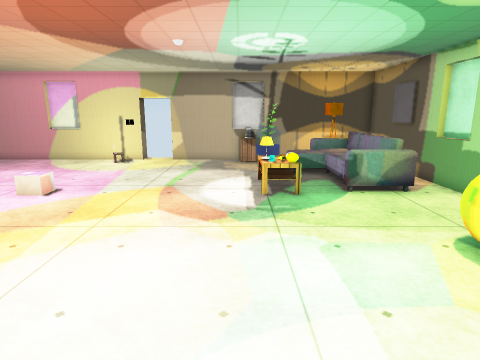
view 1 (above)

17 first-person views from a walk through a 3-D level made in the Unity game engine. The camera is 1.5 m above the floor, tilts 12° down and sees 75° across. Doors are open. The floor is counted in squares, 0.5 m on a side. Each view is taken from the middle of a square. On the plan, view 1 faces up. The plan holds only what a view shows up to about 20 squares ahead; the rest is blank. The place goes on beyond the plan. The player is left out. Some surface patterns are stand-ins.

view 2
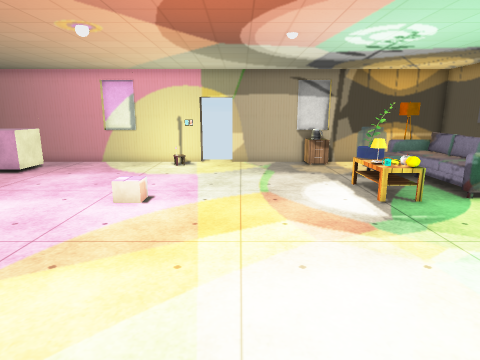

view 3
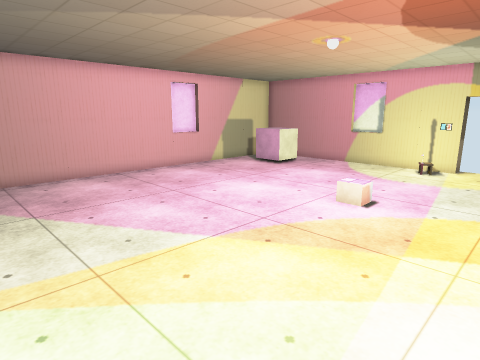

view 4
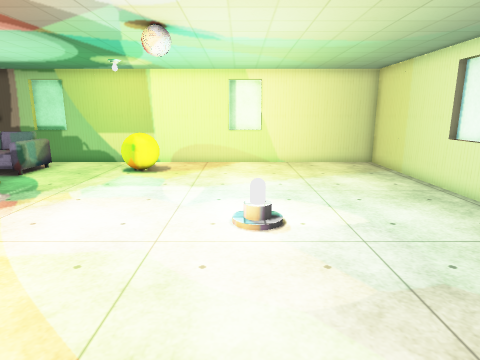

view 5
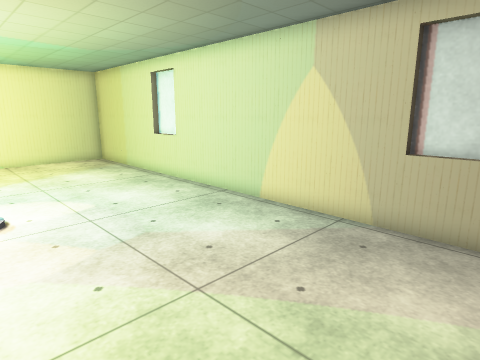

view 6
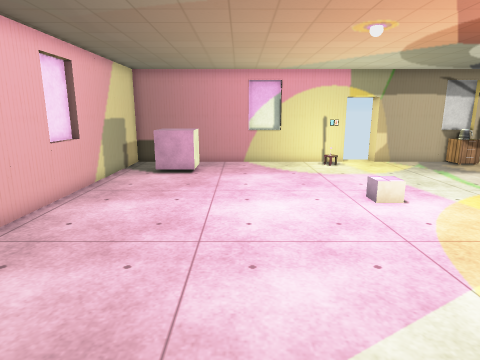

view 7
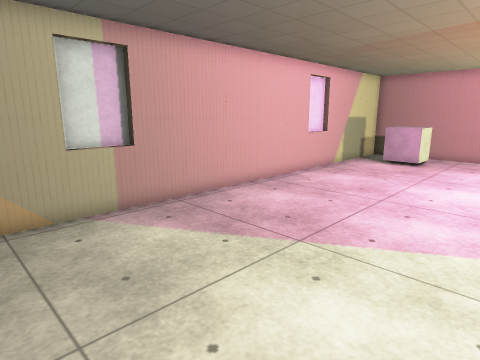

view 8
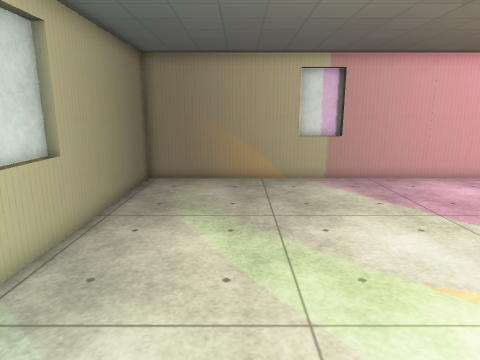

view 9
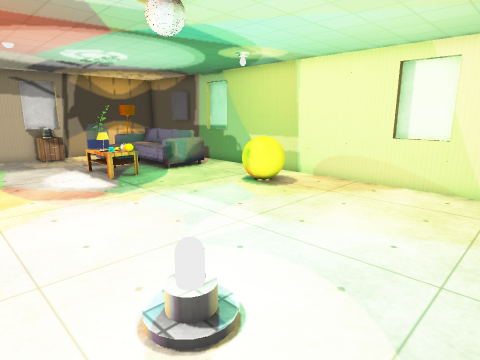

view 10
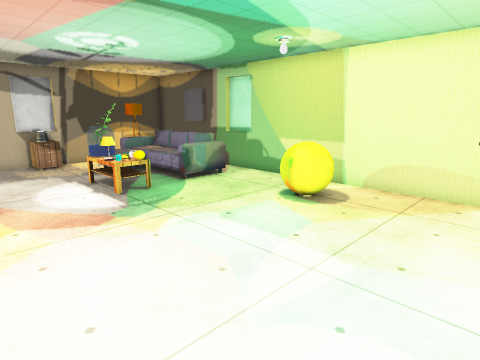

view 11
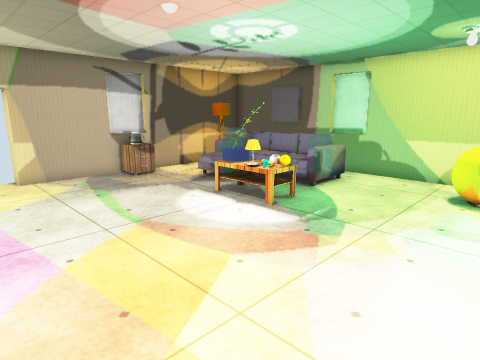

view 12
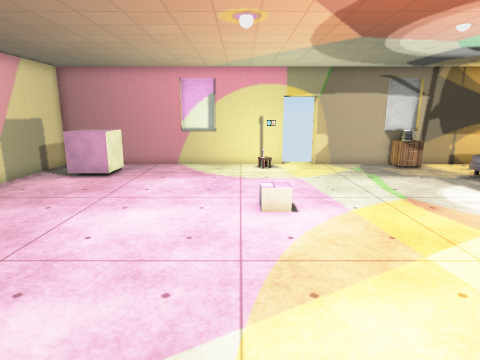

view 13
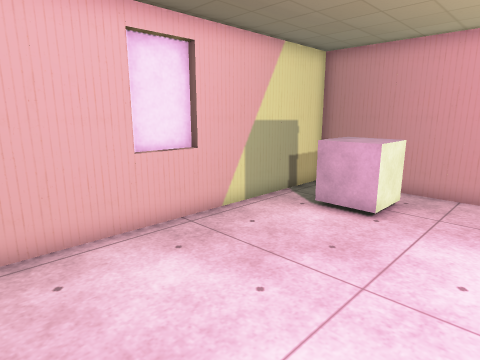

view 14
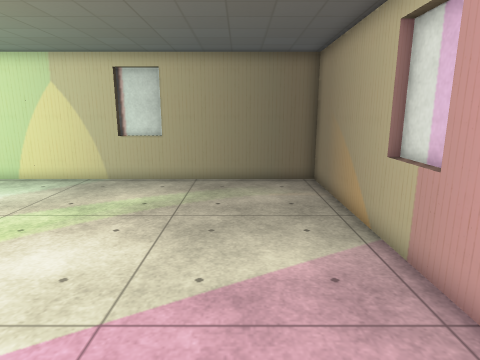

view 15
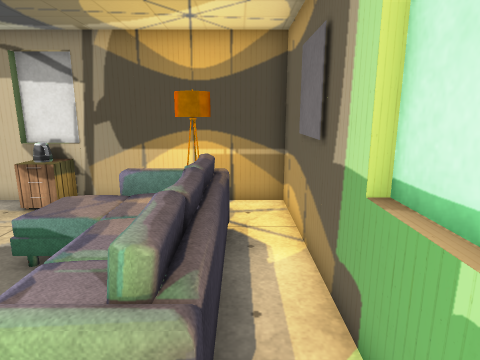

view 16
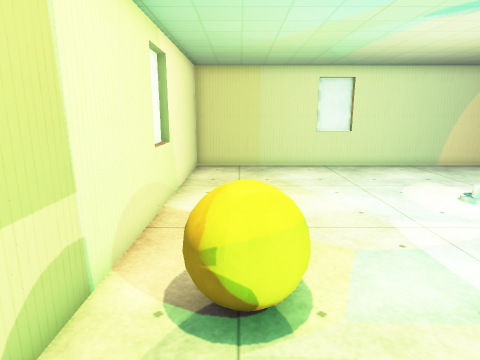

view 17
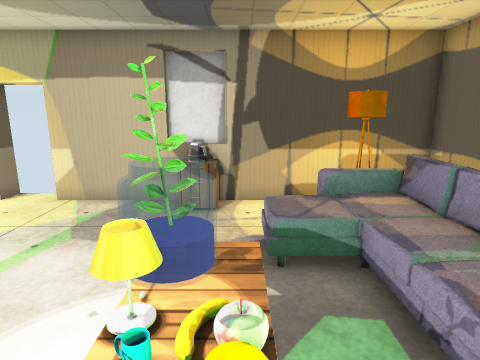

### Floor plan
Key: @ floor where view 1 was taken; # wall or solid block; . floor; D open door; = window, fence, low wall or low ledge; ^ raised ledge; K kettle; L lamp; C cabinet; P plant; B banana; M mug; S sofa; T table; Y yellow ball; U cube; O other object.
Columns run from 20 left of view 1 to 9 right of it. Each row starts with its distance up from view 1.
 22             ### #
 21  ############ODD#############
 20  #..................KK....L #
 19  #.UUU...... ........C...LL.#
 18  #.UUU..................#  S#
 17  #.UUU.................OOO#S##
 16  #.....................OO #S##
 15 ##.......................O#S.#
 14 ##...................  ..O S.#
 13 ^=...................PB..O S.^
 12 #=..........O.......MLBO#S#S.#
 11 # ...................TT......#
 10 # ...........................#
  9  #...........................#
  8  #...........................#
  7  #.......................YYY.#
  6  #.......................YYY.#
  5  #........................Y..#
  4  #...........................#
  3 # ...........................#
  2 # ...........................#
  1 ^=...........................^
  0 #=..................@........#
 -1 # ...........................#
 -2 # ...........................#
 -3  #...........................#
 -4  #...........................#
 -5  #...........................#
 -6  #...........................#
 -7  #######==##########==########
 -8        ####        ####

Where each view was taken, in squares from view 1:
view 1: 0 up, 0 right, facing up
view 2: 1 up, 4 left, facing up
view 3: 1 up, 3 left, facing up-left
view 4: 1 up, 11 left, facing right
view 5: 1 up, 13 left, facing down-right
view 6: 1 up, 13 left, facing up
view 7: 3 down, 10 left, facing up-left
view 8: 3 down, 5 left, facing left
view 9: 3 down, 5 left, facing up-right
view 10: 0 up, 4 left, facing up-right
view 11: 5 up, 7 left, facing up-right
view 12: 2 up, 9 left, facing up
view 13: 8 up, 12 left, facing up-left
view 14: 7 up, 16 left, facing down
view 15: 10 up, 7 right, facing up
view 16: 11 up, 6 right, facing down
view 17: 10 up, 2 right, facing up
